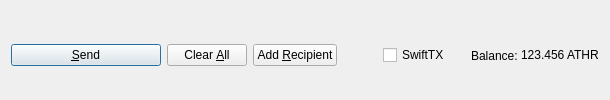
         <widget class="QFrame" name="frame_Send">
          <layout class="QHBoxLayout" name="horizontalLayout">
           <property name="bottomMargin">
            <number>0</number>
           </property>
           <item>
            <widget class="QPushButton" name="sendButton">
             <property name="minimumSize">
              <size>
               <width>150</width>
               <height>0</height>
              </size>
             </property>
             <property name="toolTip">
              <string>Confirm the send action</string>
             </property>
             <property name="text">
              <string>&amp;Send</string>
             </property>
             <property name="icon">
              <iconset resource="../authoracoin.qrc">
               <normaloff>:/icons/send</normaloff>:/icons/send</iconset>
             </property>
             <property name="autoDefault">
              <bool>false</bool>
             </property>
             <property name="default">
              <bool>true</bool>
             </property>
            </widget>
           </item>
           <item>
            <widget class="QPushButton" name="clearButton">
             <property name="sizePolicy">
              <sizepolicy hsizetype="Minimum" vsizetype="Fixed">
               <horstretch>0</horstretch>
               <verstretch>0</verstretch>
              </sizepolicy>
             </property>
             <property name="toolTip">
              <string>Clear all fields of the form.</string>
             </property>
             <property name="text">
              <string>Clear &amp;All</string>
             </property>
             <property name="icon">
              <iconset resource="../authoracoin.qrc">
               <normaloff>:/icons/remove</normaloff>:/icons/remove</iconset>
             </property>
             <property name="autoDefault">
              <bool>false</bool>
             </property>
            </widget>
           </item>
           <item>
            <widget class="QPushButton" name="addButton">
             <property name="toolTip">
              <string>Send to multiple recipients at once</string>
             </property>
             <property name="text">
              <string>Add &amp;Recipient</string>
             </property>
             <property name="icon">
              <iconset resource="../authoracoin.qrc">
               <normaloff>:/icons/add</normaloff>:/icons/add</iconset>
             </property>
             <property name="autoDefault">
              <bool>false</bool>
             </property>
            </widget>
           </item>
           <item>
            <spacer name="horizontalSpacer">
             <property name="orientation">
              <enum>Qt::Horizontal</enum>
             </property>
             <property name="sizeHint" stdset="0">
              <size>
               <width>40</width>
               <height>20</height>
              </size>
             </property>
            </spacer>
           </item>
           <item>
            <layout class="QHBoxLayout" name="horizontalLayout_2">
             <property name="spacing">
              <number>3</number>
             </property>
             <item>
              <widget class="QCheckBox" name="checkSwiftTX">
               <property name="enabled">
                <bool>true</bool>
               </property>
               <property name="minimumSize">
                <size>
                 <width>85</width>
                 <height>0</height>
                </size>
               </property>
               <property name="text">
                <string>SwiftTX</string>
               </property>
              </widget>
             </item>
             <item>
              <widget class="QLabel" name="label">
               <property name="text">
                <string>Balance:</string>
               </property>
              </widget>
             </item>
             <item>
              <widget class="QLabel" name="labelBalance">
               <property name="sizePolicy">
                <sizepolicy hsizetype="Preferred" vsizetype="Fixed">
                 <horstretch>0</horstretch>
                 <verstretch>0</verstretch>
                </sizepolicy>
               </property>
               <property name="cursor">
                <cursorShape>IBeamCursor</cursorShape>
               </property>
               <property name="text">
                <string notr="true">123.456 ATHR</string>
               </property>
               <property name="textInteractionFlags">
                <set>Qt::LinksAccessibleByMouse|Qt::TextSelectableByKeyboard|Qt::TextSelectableByMouse</set>
               </property>
              </widget>
             </item>
            </layout>
           </item>
          </layout>
         </widget>
